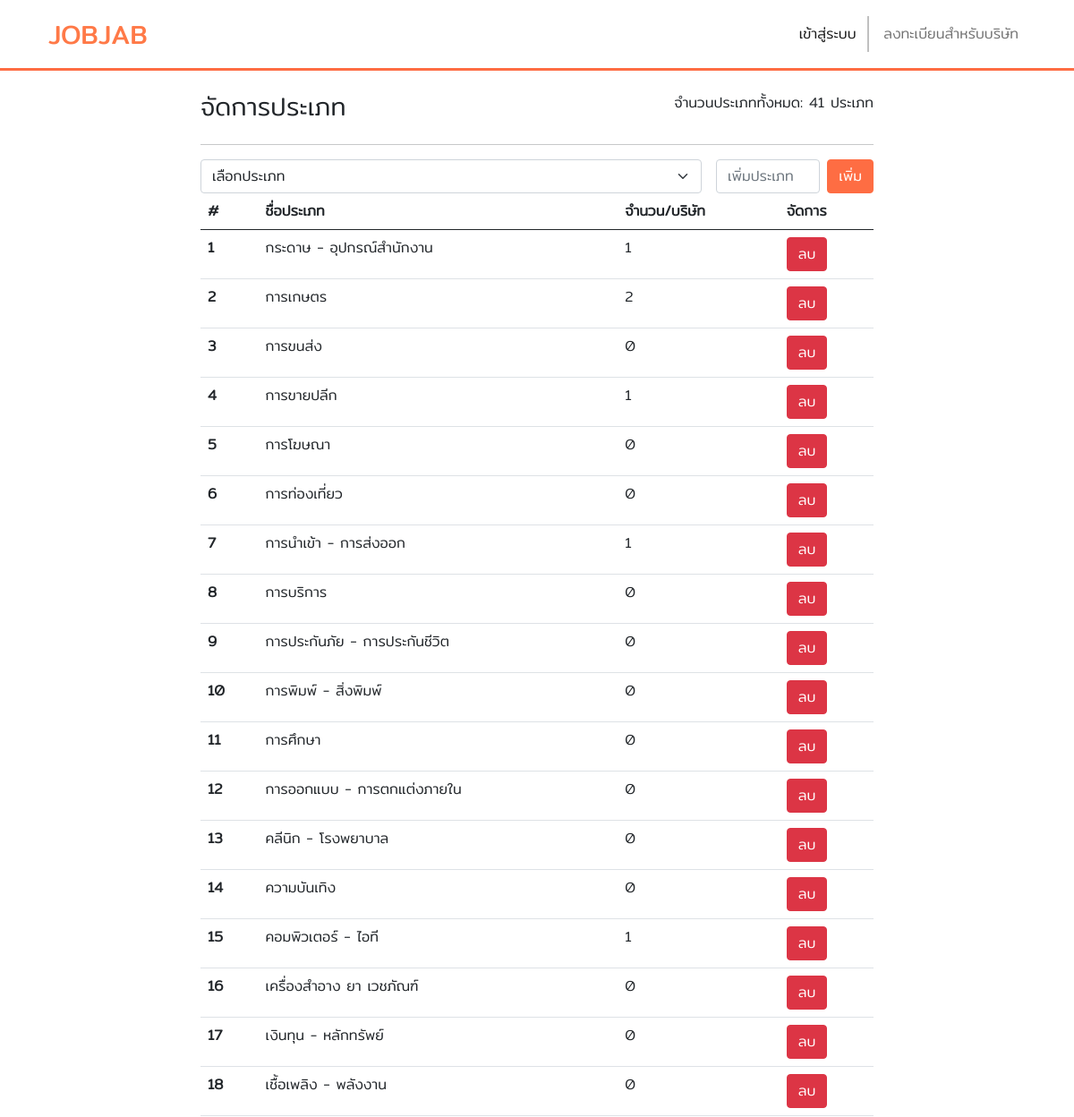
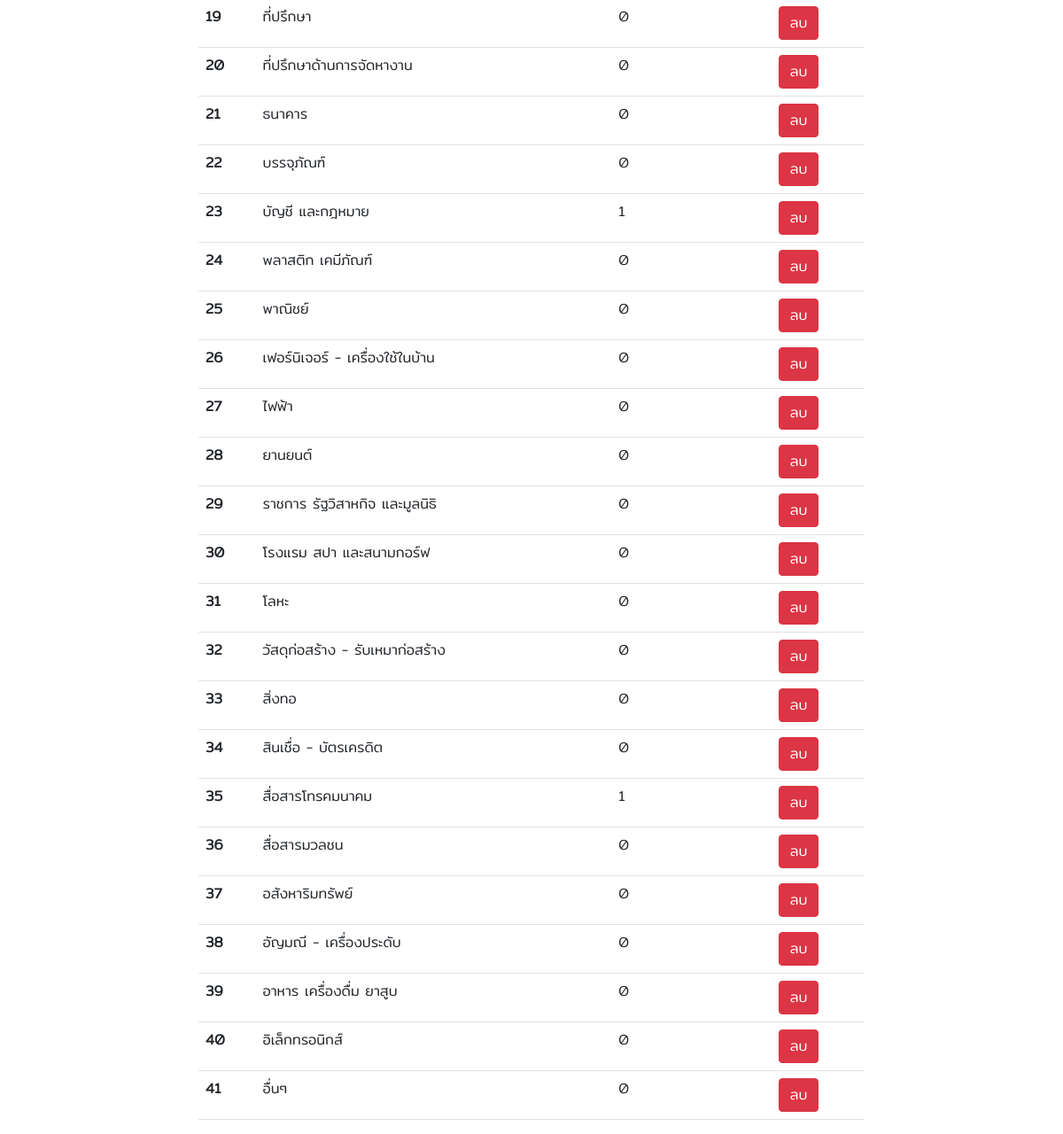
Screenshot of /admin/type.php with the database file from the repository (2 pictures, top to bottom).
### tables this page shows
CREATE TABLE `type` (
  `type_id` int(11) NOT NULL,
  `type_name` varchar(255) NOT NULL
);

### admin/type.php (the view, shortened to what this page needs)
<?php
include '../control/index.php';
include '../view/navbar.php';
require_once '../config/db.php';
?>
<?php
function addIfSelected($a, $b) {
    return $a == $b ? "selected" : "";
}
$search_type_id = "";
?>
<div class="container col-md-8 mx-auto">
    <div class="row">
        <div class="col">
            <h3 class="mt-4 ml-auto">จัดการประเภท</h3>
        </div>
        <div class="col-auto mt-4">
            <?php
            $count_query = "SELECT COUNT(*) as total_types FROM type";
            $count_result = $conn->query($count_query);
            if ($count_result !== false && $count_result->num_rows > 0) {
                $row = $count_result->fetch_assoc();
                $total_types = $row['total_types'];
            } else {
                $total_types = 0;
            }
            echo "<p>จำนวนประเภททั้งหมด: $total_types ประเภท</p>";
            ?>
        </div>
    </div>
    <hr>
    <div class="row g-3">
        <form id="search_form" class="col">
            <select id="type_id" name="type_id" class="form-select" aria-label="Default select example">
                <option value="" <?php echo addIfSelected($search_type_id, ""); ?>>เลือกประเภท</option>
            </select>
        </form>
        <div class="col-md-3 d-flex justify-content-end">
            <input type="password" id="inputPassword6" class="form-control" aria-describedby="passwordHelpInline" placeholder="เพิ่มประเภท">
            <button type="button" class="btn btn-primary ms-2 custom-btn">เพิ่ม</button>
        </div>
    </div>
    <table class="table">
        <thead>
            <tr>
                <th scope="col">#</th>
                <th scope="col">ชื่อประเภท</th>
                <th scope="col">จำนวน/บริษัท</th>
                <th scope="col">จัดการ</th>
            </tr>
        </thead>
        <tbody>
            <?php
            $whereCondition = "";
            $types_query = "SELECT * FROM type " . $whereCondition;
            $types_result = $conn->query($types_query);
            if ($types_result !== false && $types_result->num_rows > 0) {
                $index = 1;
                while ($type = $types_result->fetch_assoc()) {
                    $users_count_query = "SELECT COUNT(*) as total_users FROM users WHERE type_id = {$type['type_id']}";
                    $users_count_result = $conn->query($users_count_query);
                    $users_count = 0;
                    if ($users_count_result !== false && $users_count_result->num_rows > 0) {
                        $users_row = $users_count_result->fetch_assoc();
                        $users_count = $users_row['total_users'];
                    }
                    echo "<tr>";
                    echo "<th scope='row'>$index</th>";
                    echo "<td>{$type['type_name']}</td>";
                    echo "<td>$users_count</td>";
                    echo "<td><button type='button' class='btn btn-danger'>ลบ</button></td>";
                    echo "</tr>";
                    $index++;
                }
            }
            ?>
        </tbody>
    </table>
</div>

### control/index.php (style rules this page uses)
body { font-family: 'Mitr', sans-serif; }
.custom-btn { background-color: #FE6D43; border-color: #FE6D43; }

### rows the page displays
type: type_name "กระดาษ - อุปกรณ์สำนักงาน", users_count "1"
type: type_name "การเกษตร", users_count "2"
type: type_name "การขนส่ง", users_count "0"
type: type_name "การขายปลีก", users_count "1"
type: type_name "การโฆษณา", users_count "0"
type: type_name "การท่องเที่ยว", users_count "0"
type: type_name "การนำเข้า - การส่งออก", users_count "1"
type: type_name "การบริการ", users_count "0"
type: type_name "การประกันภัย - การประกันชีวิต", users_count "0"
type: type_name "การพิมพ์ - สิ่งพิมพ์", users_count "0"
type: type_name "การศึกษา", users_count "0"
type: type_name "การออกแบบ - การตกแต่งภายใน", users_count "0"
type: type_name "คลีนิก - โรงพยาบาล", users_count "0"
type: type_name "ความบันเทิง", users_count "0"
type: type_name "คอมพิวเตอร์ - ไอที", users_count "1"
type: type_name "เครื่องสำอาง ยา เวชภัณฑ์", users_count "0"
type: type_name "เงินทุน - หลักทรัพย์", users_count "0"
type: type_name "เชื้อเพลิง - พลังงาน", users_count "0"
type: type_name "ที่ปรึกษา", users_count "0"
type: type_name "ที่ปรึกษาด้านการจัดหางาน", users_count "0"
type: type_name "ธนาคาร", users_count "0"
type: type_name "บรรจุภัณฑ์", users_count "0"
type: type_name "บัญชี และกฎหมาย", users_count "1"
type: type_name "พลาสติก เคมีภัณฑ์", users_count "0"
type: type_name "พาณิชย์", users_count "0"
type: type_name "เฟอร์นิเจอร์ - เครื่องใช้ในบ้าน", users_count "0"
type: type_name "ไฟฟ้า", users_count "0"
type: type_name "ยานยนต์", users_count "0"
type: type_name "ราชการ รัฐวิสาหกิจ และมูลนิธิ", users_count "0"
type: type_name "โรงแรม สปา และสนามกอร์ฟ", users_count "0"
type: type_name "โลหะ", users_count "0"
type: type_name "วัสดุก่อสร้าง - รับเหมาก่อสร้าง", users_count "0"
type: type_name "สิ่งทอ", users_count "0"
type: type_name "สินเชื่อ - บัตรเครดิต", users_count "0"
type: type_name "สื่อสารโทรคมนาคม", users_count "1"
type: type_name "สื่อสารมวลชน", users_count "0"
type: type_name "อสังหาริมทรัพย์", users_count "0"
type: type_name "อัญมณี - เครื่องประดับ", users_count "0"
type: type_name "อาหาร เครื่องดื่ม ยาสูบ", users_count "0"
type: type_name "อิเล็กทรอนิกส์", users_count "0"
type: type_name "อื่นๆ", users_count "0"

### other values shown
$total_types "41"
